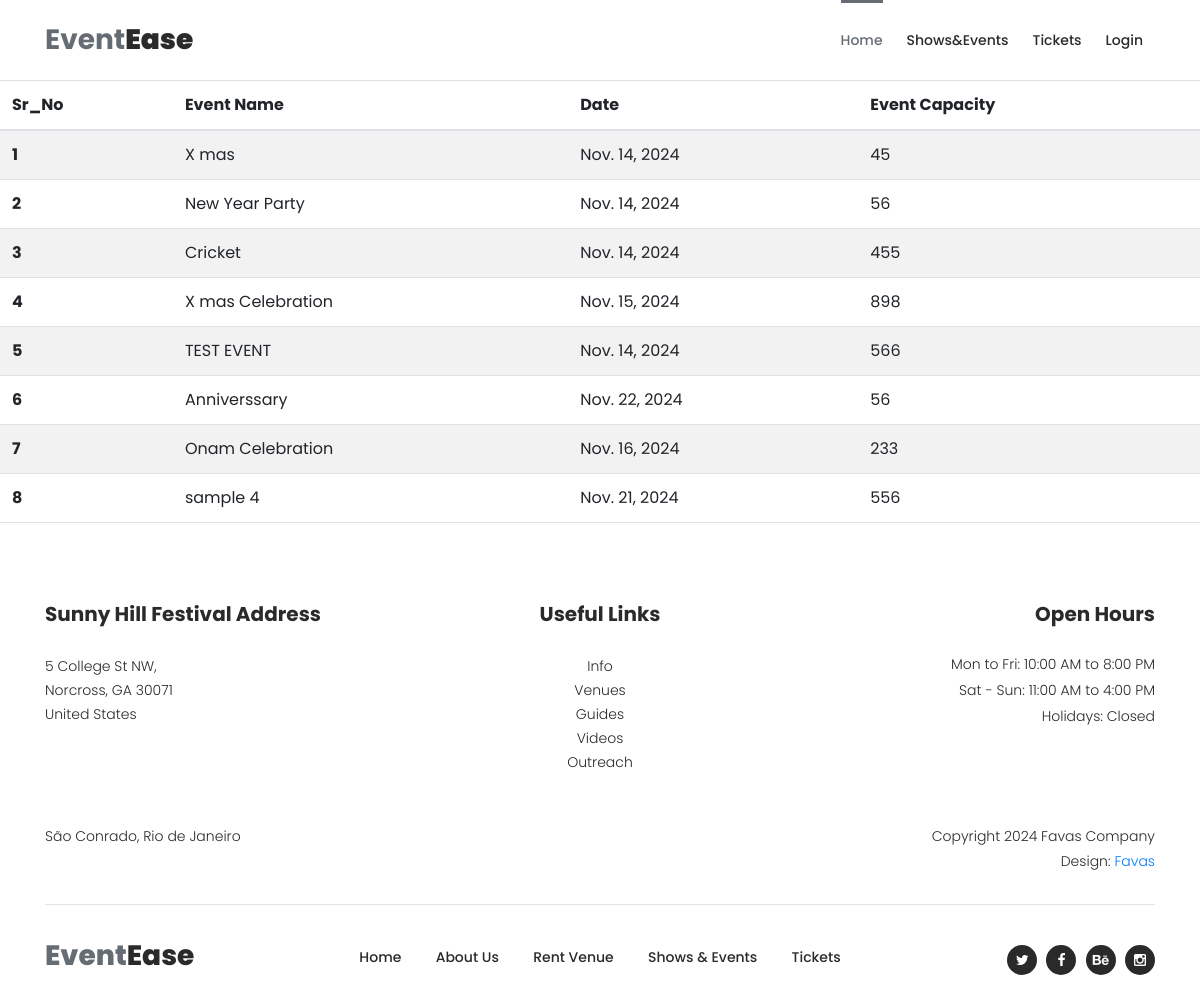
/admin_event_list/, run on an earlier commit of the app's database.
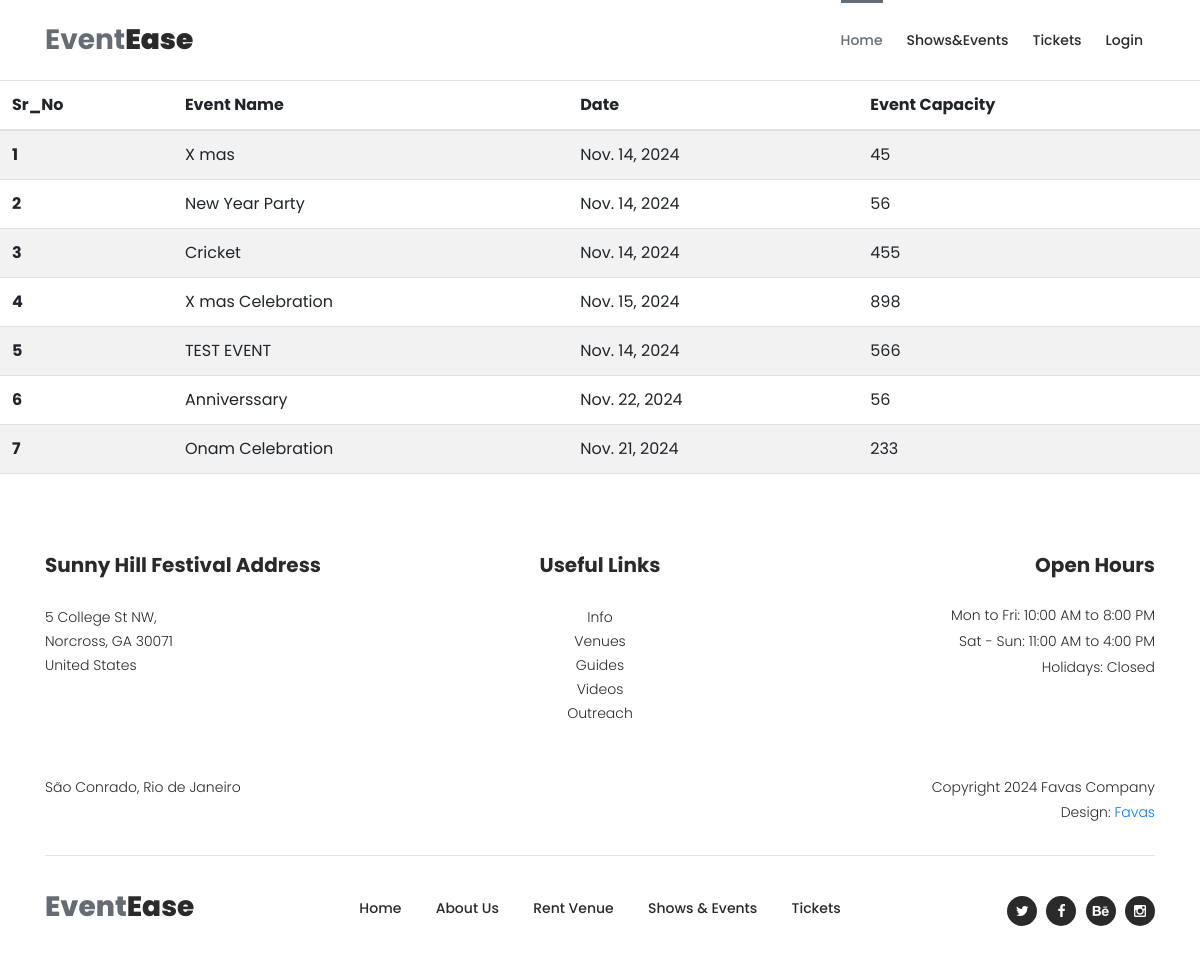
And on a later commit of the database.
### events/models.py (models this page shows, shortened)
class Event(models.Model):
    user = models.ForeignKey(Profile, on_delete=models.CASCADE,blank=True,null=True)  # Link each event to a user
    title = models.CharField(max_length=200)
    description = models.TextField()
    date = models.DateField()
    time = models.TimeField()
    location = models.CharField(max_length=255)
    ticket_price=models.DecimalField(max_digits=10,decimal_places=2,default=0.00)
    is_active = models.BooleanField(default=True)
    image = models.ImageField(upload_to='event_images/', null=True, blank=True)
    capacity = models.PositiveIntegerField(default=0)

### events/views.py (the view)
# urls.py: path('admin_event_list/', views.admin_event_list, name='admin_event_list'),
def admin_event_list(request):
    event_data=Event.objects.prefetch_related('ticket_set', 'user__user').all()
    context={
        'event_data':event_data
    }
    return render(request,'layout_admin_event_list.html',context)

### templates/Layout_admin_event_list.html
{% extends 'blank_layout.html' %}
{% block header%}
{% include 'header.html' %}
{% endblock header%}
{% block admin_event_list %}
{% include 'admin_event_list.html' %}
{% endblock admin_event_list %}
{% block footer %}
{% include 'footer.html' %}
{% endblock footer %}

### templates/admin_event_list.html (shortened to what this page needs)
{% load static %}
    <link rel="stylesheet" type="text/css" href="{% static 'css/bootstrap.min.css' %}">
    <link rel="stylesheet" type="text/css" href="{% static 'css/font-awesome.css' %}">
    <link rel="stylesheet" type="text/css" href="{% static 'css/owl-carousel.css' %}">
    <link rel="stylesheet" href="{% static 'css/tooplate-artxibition.css' %}">
<table class="table table-striped">
    <thead>
      <tr>
        <th scope="col">Sr_No</th>
        <th scope="col">Event Name</th>
        <th scope="col">Date</th>
        <th scope="col">Event Capacity</th>
      </tr>
    </thead>
    <tbody>
        {% for data in event_data %}
      <tr>
        <th scope="row">{{ forloop.counter}}</th>
        <td>{{data.title}}</td>
        <td>{{data.date}}</td>
        <td>{{data.capacity}}</td>
      </tr>
      {% endfor %}
    </tbody>
  </table>

What changed in the data, as far as the page shows it:
removed Event: title "sample 4", date "Nov. 21, 2024", capacity "556"
changed Event "Onam Celebration": date "Nov. 16, 2024" → "Nov. 21, 2024"
